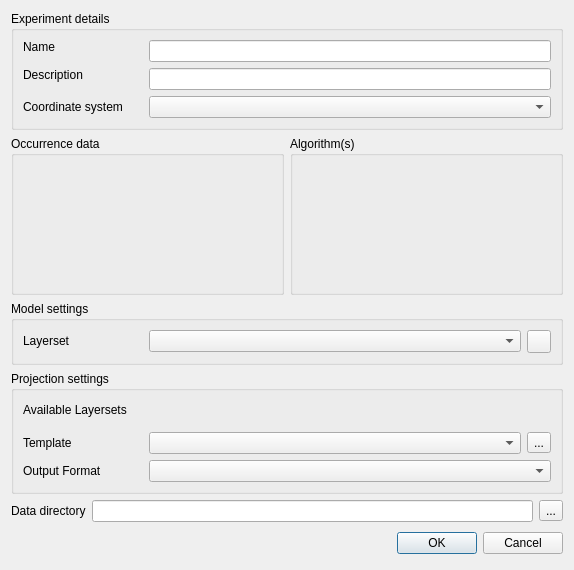
<ui version="4.0" >
 <author>Tim Sutton</author>
 <class>OmgExperimentDesignerBase</class>
 <widget class="QDialog" name="OmgExperimentDesignerBase" >
  <property name="windowModality" >
   <enum>Qt::NonModal</enum>
  </property>
  <property name="enabled" >
   <bool>true</bool>
  </property>
  <property name="geometry" >
   <rect>
    <x>0</x>
    <y>0</y>
    <width>574</width>
    <height>570</height>
   </rect>
  </property>
  <property name="minimumSize" >
   <size>
    <width>0</width>
    <height>0</height>
   </size>
  </property>
  <property name="maximumSize" >
   <size>
    <width>574</width>
    <height>717</height>
   </size>
  </property>
  <property name="focusPolicy" >
   <enum>Qt::ClickFocus</enum>
  </property>
  <property name="windowTitle" >
   <string>Experiment Designer</string>
  </property>
  <property name="windowIcon" >
   <iconset resource="../resources/resources.qrc" >
    <normaloff>:/om_icon_small.png</normaloff>:/om_icon_small.png</iconset>
  </property>
  <property name="modal" >
   <bool>false</bool>
  </property>
  <layout class="QGridLayout" name="gridLayout_5" >
   <item row="0" column="0" >
    <widget class="QGroupBox" name="groupBox_3" >
     <property name="sizePolicy" >
      <sizepolicy vsizetype="Maximum" hsizetype="Preferred" >
       <horstretch>0</horstretch>
       <verstretch>0</verstretch>
      </sizepolicy>
     </property>
     <property name="title" >
      <string>Experiment details</string>
     </property>
     <layout class="QGridLayout" name="gridLayout_3" >
      <item row="0" column="0" >
       <widget class="QLabel" name="lblExperimentName" >
        <property name="minimumSize" >
         <size>
          <width>120</width>
          <height>0</height>
         </size>
        </property>
        <property name="text" >
         <string>Name</string>
        </property>
        <property name="alignment" >
         <set>Qt::AlignLeading|Qt::AlignLeft|Qt::AlignTop</set>
        </property>
       </widget>
      </item>
      <item row="0" column="1" >
       <widget class="QLineEdit" name="leExperimentName" >
        <property name="sizePolicy" >
         <sizepolicy vsizetype="Fixed" hsizetype="Expanding" >
          <horstretch>0</horstretch>
          <verstretch>0</verstretch>
         </sizepolicy>
        </property>
        <property name="minimumSize" >
         <size>
          <width>0</width>
          <height>0</height>
         </size>
        </property>
        <property name="readOnly" >
         <bool>false</bool>
        </property>
       </widget>
      </item>
      <item row="1" column="0" >
       <widget class="QLabel" name="lblExperimentDescription" >
        <property name="minimumSize" >
         <size>
          <width>120</width>
          <height>0</height>
         </size>
        </property>
        <property name="text" >
         <string>Description</string>
        </property>
        <property name="alignment" >
         <set>Qt::AlignLeading|Qt::AlignLeft|Qt::AlignTop</set>
        </property>
       </widget>
      </item>
      <item row="1" column="1" >
       <widget class="QLineEdit" name="leExperimentDescription" >
        <property name="sizePolicy" >
         <sizepolicy vsizetype="Fixed" hsizetype="Expanding" >
          <horstretch>0</horstretch>
          <verstretch>0</verstretch>
         </sizepolicy>
        </property>
        <property name="minimumSize" >
         <size>
          <width>0</width>
          <height>0</height>
         </size>
        </property>
        <property name="readOnly" >
         <bool>false</bool>
        </property>
       </widget>
      </item>
      <item row="2" column="0" >
       <widget class="QLabel" name="lblSelectAlgorithm_2_2" >
        <property name="sizePolicy" >
         <sizepolicy vsizetype="Preferred" hsizetype="Minimum" >
          <horstretch>0</horstretch>
          <verstretch>0</verstretch>
         </sizepolicy>
        </property>
        <property name="minimumSize" >
         <size>
          <width>0</width>
          <height>21</height>
         </size>
        </property>
        <property name="maximumSize" >
         <size>
          <width>32767</width>
          <height>21</height>
         </size>
        </property>
        <property name="text" >
         <string>Coordinate system</string>
        </property>
        <property name="buddy" >
         <cstring>cboCoordinateSystem</cstring>
        </property>
       </widget>
      </item>
      <item row="2" column="1" >
       <widget class="QComboBox" name="cboCoordinateSystem" >
        <property name="sizePolicy" >
         <sizepolicy vsizetype="Fixed" hsizetype="Expanding" >
          <horstretch>0</horstretch>
          <verstretch>0</verstretch>
         </sizepolicy>
        </property>
        <property name="minimumSize" >
         <size>
          <width>0</width>
          <height>0</height>
         </size>
        </property>
       </widget>
      </item>
     </layout>
    </widget>
   </item>
   <item row="1" column="0" >
    <layout class="QHBoxLayout" >
     <item>
      <widget class="QGroupBox" name="groupBox" >
       <property name="sizePolicy" >
        <sizepolicy vsizetype="MinimumExpanding" hsizetype="Preferred" >
         <horstretch>0</horstretch>
         <verstretch>0</verstretch>
        </sizepolicy>
       </property>
       <property name="title" >
        <string>Occurrence data</string>
       </property>
       <layout class="QGridLayout" >
        <item row="0" column="0" >
         <widget class="OmgListWidget" native="1" name="omglistTaxa" >
          <property name="focusPolicy" >
           <enum>Qt::TabFocus</enum>
          </property>
         </widget>
        </item>
       </layout>
      </widget>
     </item>
     <item>
      <widget class="QGroupBox" name="groupBox_4" >
       <property name="sizePolicy" >
        <sizepolicy vsizetype="Preferred" hsizetype="Preferred" >
         <horstretch>0</horstretch>
         <verstretch>0</verstretch>
        </sizepolicy>
       </property>
       <property name="title" >
        <string>Algorithm(s)</string>
       </property>
       <layout class="QGridLayout" >
        <item row="0" column="0" >
         <widget class="OmgListWidget" native="1" name="omglistAlgorithms" />
        </item>
       </layout>
      </widget>
     </item>
    </layout>
   </item>
   <item row="2" column="0" >
    <widget class="QGroupBox" name="groupBox_2" >
     <property name="sizePolicy" >
      <sizepolicy vsizetype="Maximum" hsizetype="Preferred" >
       <horstretch>0</horstretch>
       <verstretch>0</verstretch>
      </sizepolicy>
     </property>
     <property name="title" >
      <string>Model settings</string>
     </property>
     <layout class="QGridLayout" name="gridLayout_2" >
      <item row="0" column="0" >
       <layout class="QHBoxLayout" name="horizontalLayout_2" >
        <item>
         <widget class="QLabel" name="lblInputLayers" >
          <property name="sizePolicy" >
           <sizepolicy vsizetype="Maximum" hsizetype="Preferred" >
            <horstretch>0</horstretch>
            <verstretch>0</verstretch>
           </sizepolicy>
          </property>
          <property name="minimumSize" >
           <size>
            <width>120</width>
            <height>20</height>
           </size>
          </property>
          <property name="frameShape" >
           <enum>QFrame::NoFrame</enum>
          </property>
          <property name="text" >
           <string>Layerset</string>
          </property>
          <property name="buddy" >
           <cstring>cboModelLayerSet</cstring>
          </property>
         </widget>
        </item>
        <item>
         <widget class="QComboBox" name="cboModelLayerSet" >
          <property name="sizePolicy" >
           <sizepolicy vsizetype="Maximum" hsizetype="Expanding" >
            <horstretch>0</horstretch>
            <verstretch>0</verstretch>
           </sizepolicy>
          </property>
          <property name="minimumSize" >
           <size>
            <width>300</width>
            <height>0</height>
           </size>
          </property>
         </widget>
        </item>
        <item>
         <widget class="QToolButton" name="toolModelSettings" >
          <property name="text" >
           <string/>
          </property>
          <property name="icon" >
           <iconset resource="../resources/resources.qrc" >
            <normaloff>:/configure.png</normaloff>:/configure.png</iconset>
          </property>
         </widget>
        </item>
       </layout>
      </item>
     </layout>
    </widget>
   </item>
   <item row="3" column="0" >
    <widget class="QGroupBox" name="groupBox_5" >
     <property name="sizePolicy" >
      <sizepolicy vsizetype="Maximum" hsizetype="Preferred" >
       <horstretch>0</horstretch>
       <verstretch>0</verstretch>
      </sizepolicy>
     </property>
     <property name="title" >
      <string>Projection settings</string>
     </property>
     <layout class="QGridLayout" name="gridLayout" >
      <item row="0" column="0" colspan="2" >
       <layout class="QGridLayout" name="gridLayout_4" >
        <item row="0" column="0" >
         <layout class="QHBoxLayout" name="horizontalLayout_3" >
          <item>
           <widget class="QLabel" name="label_3" >
            <property name="text" >
             <string>Available Layersets</string>
            </property>
           </widget>
          </item>
          <item>
           <spacer name="horizontalSpacer_2" >
            <property name="orientation" >
             <enum>Qt::Horizontal</enum>
            </property>
            <property name="sizeHint" stdset="0" >
             <size>
              <width>40</width>
              <height>20</height>
             </size>
            </property>
           </spacer>
          </item>
         </layout>
        </item>
        <item row="1" column="0" >
         <widget class="OmgListWidget" native="1" name="omglistProjectionLayerSets" >
          <property name="sizePolicy" >
           <sizepolicy vsizetype="Maximum" hsizetype="Preferred" >
            <horstretch>0</horstretch>
            <verstretch>0</verstretch>
           </sizepolicy>
          </property>
          <property name="focusPolicy" >
           <enum>Qt::TabFocus</enum>
          </property>
         </widget>
        </item>
       </layout>
      </item>
      <item row="1" column="0" colspan="2" >
       <layout class="QHBoxLayout" name="horizontalLayout" >
        <item>
         <widget class="QLabel" name="lblInputLayers_3" >
          <property name="sizePolicy" >
           <sizepolicy vsizetype="Preferred" hsizetype="Preferred" >
            <horstretch>0</horstretch>
            <verstretch>0</verstretch>
           </sizepolicy>
          </property>
          <property name="minimumSize" >
           <size>
            <width>120</width>
            <height>0</height>
           </size>
          </property>
          <property name="text" >
           <string>Template</string>
          </property>
         </widget>
        </item>
        <item>
         <widget class="QComboBox" name="cboOutputFormatLayer" >
          <property name="sizePolicy" >
           <sizepolicy vsizetype="Maximum" hsizetype="Expanding" >
            <horstretch>0</horstretch>
            <verstretch>0</verstretch>
           </sizepolicy>
          </property>
          <property name="minimumSize" >
           <size>
            <width>300</width>
            <height>0</height>
           </size>
          </property>
         </widget>
        </item>
        <item>
         <widget class="QToolButton" name="toolFormatLayer" >
          <property name="sizePolicy" >
           <sizepolicy vsizetype="Maximum" hsizetype="Fixed" >
            <horstretch>0</horstretch>
            <verstretch>0</verstretch>
           </sizepolicy>
          </property>
          <property name="text" >
           <string>...</string>
          </property>
          <property name="icon" >
           <iconset resource="../resources/resources.qrc" >
            <normaloff>:/fileopen.png</normaloff>:/fileopen.png</iconset>
          </property>
         </widget>
        </item>
       </layout>
      </item>
      <item row="2" column="0" >
       <widget class="QLabel" name="label" >
        <property name="minimumSize" >
         <size>
          <width>120</width>
          <height>0</height>
         </size>
        </property>
        <property name="text" >
         <string>Output Format</string>
        </property>
       </widget>
      </item>
      <item row="2" column="1" >
       <widget class="QComboBox" name="cboOutputFormat" >
        <property name="sizePolicy" >
         <sizepolicy vsizetype="Fixed" hsizetype="Expanding" >
          <horstretch>0</horstretch>
          <verstretch>0</verstretch>
         </sizepolicy>
        </property>
       </widget>
      </item>
     </layout>
     <zorder></zorder>
     <zorder></zorder>
     <zorder>label</zorder>
     <zorder>cboOutputFormat</zorder>
    </widget>
   </item>
   <item row="4" column="0" >
    <layout class="QHBoxLayout" name="horizontalLayout_4" >
     <item>
      <widget class="QLabel" name="label_2" >
       <property name="toolTip" >
        <string>By default model data will be saved in your home directory in a sub-directory called '.omgui'. You can choose to override this location by specifying your own data directory.</string>
       </property>
       <property name="statusTip" >
        <string>By default model data will be saved in your home directory in a sub-directory called '.omgui'. You can choose to override this location by specifying your own data directory.</string>
       </property>
       <property name="text" >
        <string>Data directory</string>
       </property>
      </widget>
     </item>
     <item>
      <widget class="QLineEdit" name="leDataDirectory" >
       <property name="toolTip" >
        <string>By default model data will be saved in your home directory in a sub-directory called '.omgui'. You can choose to override this location by specifying your own data directory.</string>
       </property>
       <property name="statusTip" >
        <string comment="By default model data will be saved in your home directory in a sub-directory called '.omgui'. You can choose to override this location by specifying your own data directory." >By default model data will be saved in your home directory in a sub-directory called '.omgui'. You can choose to override this location by specifying your own data directory.</string>
       </property>
      </widget>
     </item>
     <item>
      <widget class="QToolButton" name="toolSelectDataDirectory" >
       <property name="toolTip" >
        <string>By default model data will be saved in your home directory in a sub-directory called '.omgui'. You can choose to override this location by specifying your own data directory.</string>
       </property>
       <property name="statusTip" >
        <string comment="By default model data will be saved in your home directory in a sub-directory called '.omgui'. You can choose to override this location by specifying your own data directory." >By default model data will be saved in your home directory in a sub-directory called '.omgui'. You can choose to override this location by specifying your own data directory.</string>
       </property>
       <property name="text" >
        <string>...</string>
       </property>
       <property name="icon" >
        <iconset resource="../resources/resources.qrc" >
         <normaloff>:/fileopen.png</normaloff>:/fileopen.png</iconset>
       </property>
      </widget>
     </item>
    </layout>
   </item>
   <item row="5" column="0" >
    <layout class="QHBoxLayout" name="horizontalLayout_5" >
     <item>
      <spacer>
       <property name="orientation" >
        <enum>Qt::Horizontal</enum>
       </property>
       <property name="sizeHint" stdset="0" >
        <size>
         <width>291</width>
         <height>31</height>
        </size>
       </property>
      </spacer>
     </item>
     <item>
      <widget class="QPushButton" name="pbnOk" >
       <property name="sizePolicy" >
        <sizepolicy vsizetype="Maximum" hsizetype="Maximum" >
         <horstretch>0</horstretch>
         <verstretch>0</verstretch>
        </sizepolicy>
       </property>
       <property name="text" >
        <string>OK</string>
       </property>
      </widget>
     </item>
     <item>
      <widget class="QPushButton" name="pbnCancel" >
       <property name="sizePolicy" >
        <sizepolicy vsizetype="Maximum" hsizetype="Maximum" >
         <horstretch>0</horstretch>
         <verstretch>0</verstretch>
        </sizepolicy>
       </property>
       <property name="text" >
        <string>Cancel</string>
       </property>
      </widget>
     </item>
    </layout>
   </item>
  </layout>
 </widget>
 <customwidgets>
  <customwidget>
   <class>OmgListWidget</class>
   <extends>QWidget</extends>
   <header>omglistwidget.h</header>
  </customwidget>
 </customwidgets>
 <tabstops>
  <tabstop>cboCoordinateSystem</tabstop>
  <tabstop>cboModelLayerSet</tabstop>
  <tabstop>toolFormatLayer</tabstop>
  <tabstop>pbnOk</tabstop>
  <tabstop>pbnCancel</tabstop>
 </tabstops>
 <resources>
  <include location="../resources/resources.qrc" />
 </resources>
 <connections/>
</ui>
